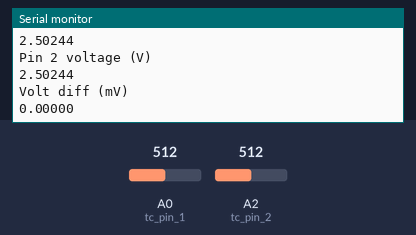
This sketch was run on a simulated Arduino Uno, built with avr-gcc and run on an emulated ATmega328P. On the bench: the last lines printed to the serial monitor. The inputs (shaded band) are chosen by the test bench; at power-on: A0 (tc_pin_1) = 512, A2 (tc_pin_2) = 512.

Above: at 5.8 s.
5.9 s: A0 (tc_pin_1) set to 716
At 11.4 s:
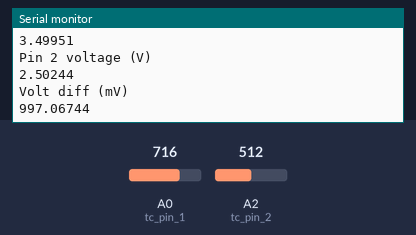
11.9 s: A2 (tc_pin_2) set to 306
At 15.9 s:
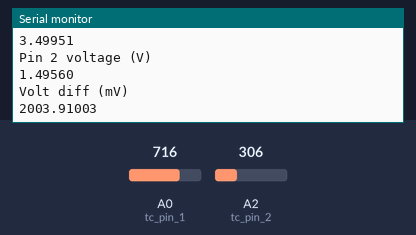
17.9 s: A0 (tc_pin_1) set to 900
At 21.6 s:
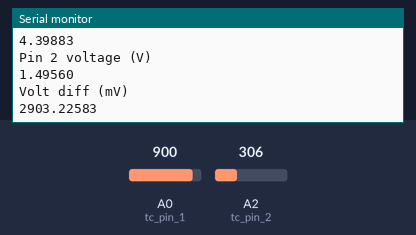
23.9 s: A2 (tc_pin_2) set to 122
At 26.1 s:
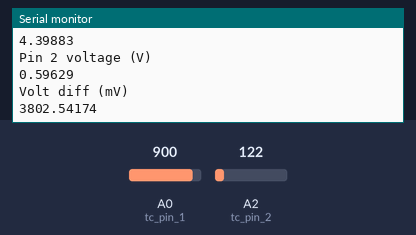
Timing chart, 0 to 27.6 s (numbered marks = the images above; inputs shaded):
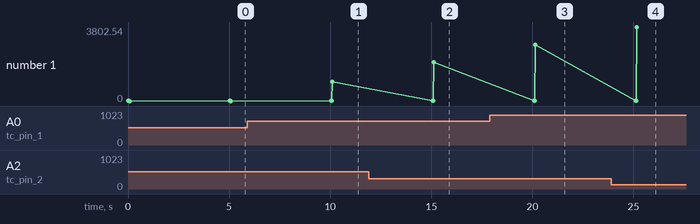

The sketch:

Test_volt_diff.ino
```cpp
int tc_pin_1 = 0; // Pins thermocouples are allocated
int tc_pin_2 = 2;

void setup() {
  // put your setup code here, to run once:
  Serial.begin(9600); // Sets data rate to 9600 bits/second
  pinMode(tc_pin_1, INPUT); // Define pin tc_pin_1 and tc_pin_2
  pinMode(tc_pin_2, INPUT);
}

void loop() {
  // put your main code here, to run repeatedly:
  int tc_sensor_1 = analogRead(tc_pin_1);
  int tc_sensor_2 = analogRead(tc_pin_2);
  // Convert analog voltage (0-1023) to volts (0-5V)
  float tc_volt_1 = tc_sensor_1 * (5.0 / 1023);
  float tc_volt_2 = tc_sensor_2 * (5.0 / 1023);
  float volt_diff = abs(tc_volt_2 - tc_volt_1)*1000 ;
  // print voltages
  Serial.println("Pin 1 voltage (V)");
  Serial.println(tc_volt_1, 5);
  Serial.println("Pin 2 voltage (V)");
  Serial.println(tc_volt_2, 5);
  Serial.println("Volt diff (mV)");
  Serial.println(volt_diff, 5);

  delay(5000);
}
```

Measured:
- after the input at 5.9 s, the serial monitor: prints a new line after 4.2 s (image 1)
- after the input at 11.9 s, the serial monitor: prints a new line after 3.2 s (image 2)
- after the input at 17.9 s, the serial monitor: prints a new line after 2.2 s (image 3)
- after the input at 23.9 s, the serial monitor: prints a new line after 1.2 s (image 4)
- plotted number 1: 0 → 997.07 after the input at 5.9 s, 997.07 → 2003.91 after the input at 11.9 s, 2003.91 → 2903.23 after the input at 17.9 s, 2903.23 → 3802.54 after the input at 23.9 s
